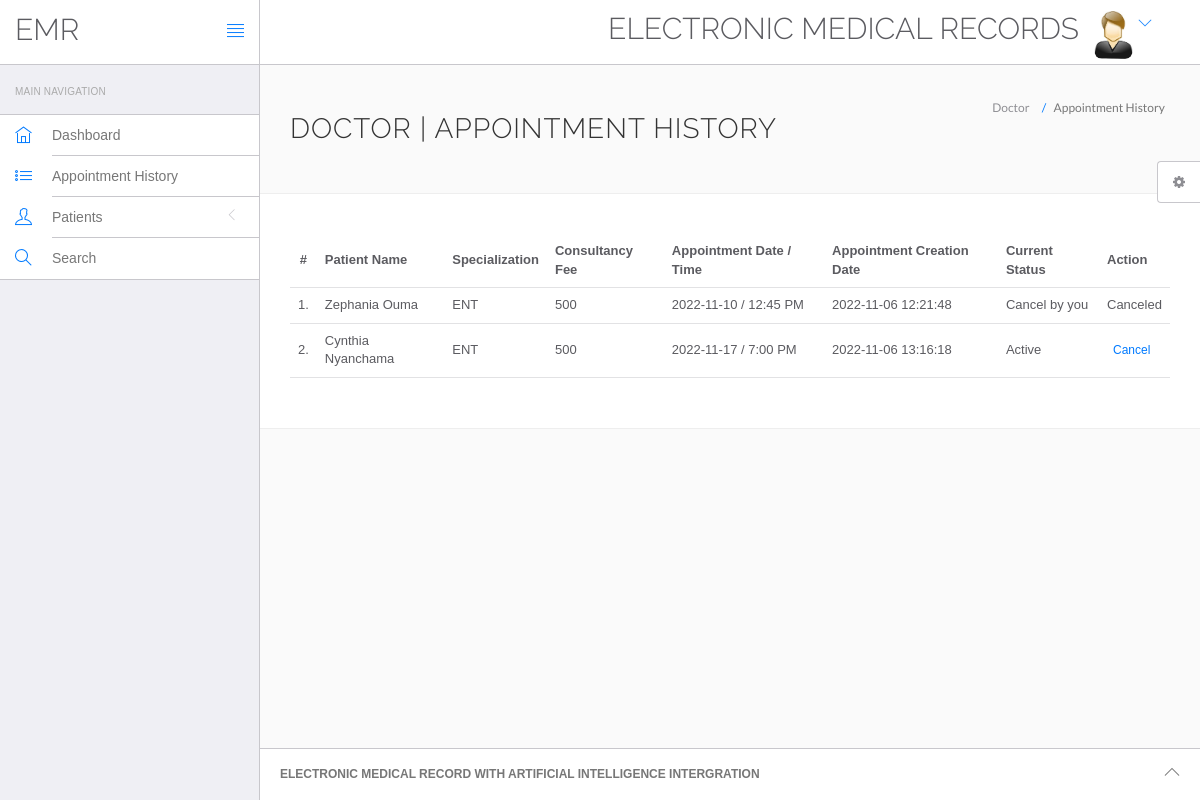
/hms/doctor/appointment-history.php (signed in), run on the app's committed database.
### tables this page shows
CREATE TABLE `appointment` (
  `id` int(11) NOT NULL,
  `doctorSpecialization` varchar(255) DEFAULT NULL,
  `doctorId` int(11) DEFAULT NULL,
  `userId` int(11) DEFAULT NULL,
  `consultancyFees` int(11) DEFAULT NULL,
  `appointmentDate` varchar(255) DEFAULT NULL,
  `appointmentTime` varchar(255) DEFAULT NULL,
  `postingDate` timestamp NULL DEFAULT current_timestamp(),
  `userStatus` int(11) DEFAULT NULL,
  `doctorStatus` int(11) DEFAULT NULL,
  `updationDate` timestamp NULL DEFAULT NULL ON UPDATE current_timestamp()
);

CREATE TABLE `users` (
  `id` int(11) NOT NULL,
  `fullName` varchar(255) DEFAULT NULL,
  `address` longtext DEFAULT NULL,
  `city` varchar(255) DEFAULT NULL,
  `gender` varchar(255) DEFAULT NULL,
  `email` varchar(255) DEFAULT NULL,
  `password` varchar(255) DEFAULT NULL,
  `regDate` timestamp NULL DEFAULT current_timestamp(),
  `updationDate` timestamp NULL DEFAULT NULL ON UPDATE current_timestamp()
);

### hms/doctor/appointment-history.php (the view, shortened to what this page needs)
<?php
include('include/config.php');
if(strlen($_SESSION['id']==0)) {
 header('location:logout.php');
  } else{
?>
<!DOCTYPE html>
<html lang="en">
	<head>
		<link rel="stylesheet" href="vendor/bootstrap/css/bootstrap.min.css">
		<link rel="stylesheet" href="vendor/fontawesome/css/font-awesome.min.css">
		<link rel="stylesheet" href="vendor/themify-icons/themify-icons.min.css">
		<link href="vendor/animate.css/animate.min.css" rel="stylesheet" media="screen">
		<link href="vendor/perfect-scrollbar/perfect-scrollbar.min.css" rel="stylesheet" media="screen">
		<link href="vendor/switchery/switchery.min.css" rel="stylesheet" media="screen">
		<link href="vendor/bootstrap-touchspin/jquery.bootstrap-touchspin.min.css" rel="stylesheet" media="screen">
		<link href="vendor/select2/select2.min.css" rel="stylesheet" media="screen">
		<link href="vendor/bootstrap-datepicker/bootstrap-datepicker3.standalone.min.css" rel="stylesheet" media="screen">
		<link href="vendor/bootstrap-timepicker/bootstrap-timepicker.min.css" rel="stylesheet" media="screen">
		<link rel="stylesheet" href="assets/css/styles.css">
		<link rel="stylesheet" href="assets/css/plugins.css">
		<link rel="stylesheet" href="assets/css/themes/theme-1.css" id="skin_color" />
	</head>
	<body>
		<div id="app">
<?php include('include/sidebar.php');?>
			<div class="app-content">
					<?php include('include/header.php');?>
				<div class="main-content" >
					<div class="wrap-content container" id="container">
						<section id="page-title">
							<div class="row">
								<div class="col-sm-8">
									<h1 class="mainTitle">Doctor  | Appointment History</h1>
																	</div>
								<ol class="breadcrumb">
									<li>
										<span>Doctor </span>
									</li>
									<li class="active">
										<span>Appointment History</span>
									</li>
								</ol>
							</div>
						</section>
						<div class="container-fluid container-fullw bg-white">
									<div class="row">
								<div class="col-md-12">
									<table class="table table-hover" id="sample-table-1">
										<thead>
											<tr>
												<th class="center">#</th>
												<th class="hidden-xs">Patient  Name</th>
												<th>Specialization</th>
												<th>Consultancy Fee</th>
												<th>Appointment Date / Time </th>
												<th>Appointment Creation Date  </th>
												<th>Current Status</th>
												<th>Action</th>
											</tr>
										</thead>
										<tbody>
<?php
$sql=mysqli_query($con,"select users.fullName as fname,appointment.*  from appointment join users on users.id=appointment.userId where appointment.doctorId='".$_SESSION['id']."'");
$cnt=1;
while($row=mysqli_fetch_array($sql))
{
?>
											<tr>
												<td class="center"><?php echo $cnt;?>.</td>
												<td class="hidden-xs"><?php echo $row['fname'];?></td>
												<td><?php echo $row['doctorSpecialization'];?></td>
												<td><?php echo $row['consultancyFees'];?></td>
												<td><?php echo $row['appointmentDate'];?> / <?php echo
												 $row['appointmentTime'];?>
												</td>
												<td><?php echo $row['postingDate'];?></td>
												<td>
<?php if(($row['userStatus']==1) && ($row['doctorStatus']==1))
{
	echo "Active";
}
if(($row['userStatus']==1) && ($row['doctorStatus']==0))
{
	echo "Cancel by you";
}
												?></td>
												<td >
												<div class="visible-md visible-lg hidden-sm hidden-xs">
							<?php if(($row['userStatus']==1) && ($row['doctorStatus']==1))
{ ?>
	<a href="appointment-history.php?id=<?php echo $row['id']?>&cancel=update" onClick="return confirm('Are you sure you want to cancel this appointment ?')"class="btn btn-transparent btn-xs tooltips" title="Cancel Appointment" tooltip-placement="top" tooltip="Remove">Cancel</a>
	<?php } else {
		echo "Canceled";
		} ?>
												</div>
												</td>
											</tr>
											<?php
$cnt=$cnt+1;
											 }?>
										</tbody>
									</table>
								</div>
							</div>
								</div>
					</div>
				</div>
			</div>
	<?php include('include/footer.php');?>
	<?php include('include/setting.php');?>
		</div>
	</body>
</html>
<?php } ?>

### hms/doctor/assets/css/themes/theme-1.css (style rules this page uses)
body { background: #FAFAFA; }

### data on the page
appointment: userId.fullName "Zephania Ouma", doctorSpecialization "ENT", consultancyFees "500", appointmentDate "2022-11-10", appointmentTime "12:45 PM", postingDate "2022-11-06 12:21:48", userStatus "Cancel by you"
appointment: userId.fullName "Cynthia Nyanchama", doctorSpecialization "ENT", consultancyFees "500", appointmentDate "2022-11-17", appointmentTime "7:00 PM", postingDate "2022-11-06 13:16:18", userStatus "Active"
